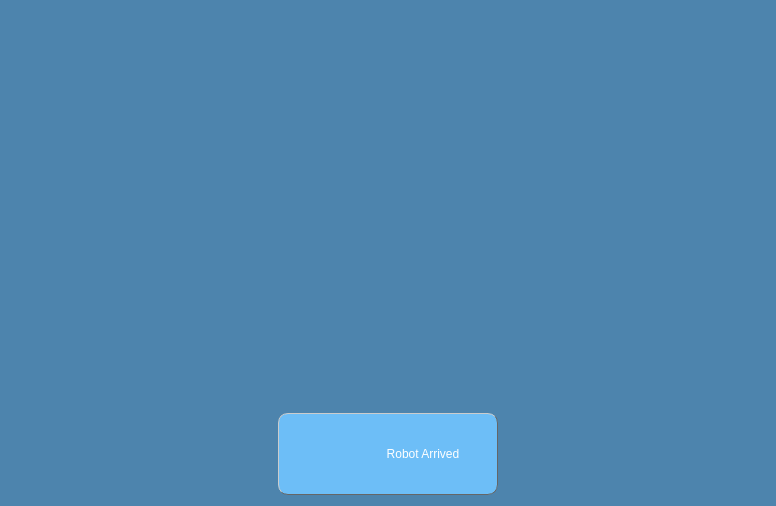
<?xml version="1.0" encoding="UTF-8"?>
<ui version="4.0">
 <class>Dialog</class>
 <widget class="QDialog" name="Dialog">
  <property name="windowModality">
   <enum>Qt::WindowModal</enum>
  </property>
  <property name="geometry">
   <rect>
    <x>0</x>
    <y>0</y>
    <width>776</width>
    <height>506</height>
   </rect>
  </property>
  <property name="windowTitle">
   <string>Robot Arrived</string>
  </property>
  <property name="styleSheet">
   <string notr="true">background-color:rgb(77, 132,173);
font: 24px &quot;Verdana&quot;;
color:#fff;</string>
  </property>
  <layout class="QVBoxLayout" name="verticalLayout" stretch="1,0">
   <item>
    <widget class="QWidget" name="widget" native="true">
     <property name="styleSheet">
      <string notr="true">image:url(C:/Leon/image/robot.png);</string>
     </property>
    </widget>
   </item>
   <item>
    <layout class="QHBoxLayout" name="horizontalLayout">
     <item>
      <spacer name="horizontalSpacer">
       <property name="orientation">
        <enum>Qt::Horizontal</enum>
       </property>
       <property name="sizeHint" stdset="0">
        <size>
         <width>40</width>
         <height>20</height>
        </size>
       </property>
      </spacer>
     </item>
     <item>
      <widget class="QWidget" name="btnPositionConfirm" native="true">
       <property name="minimumSize">
        <size>
         <width>220</width>
         <height>64</height>
        </size>
       </property>
       <property name="styleSheet">
        <string notr="true">QWidget{
	background-color:rgb(109, 190, 247);
	border-radius:10px;

}

#btnPositionConfirm{
	border-top:1px solid #ccc;
	border-left:1px solid #ccc;
	border-bottom:1px solid #666;
	border-right:1px solid #666;
}</string>
       </property>
       <layout class="QHBoxLayout" name="horizontalLayout_2">
        <item>
         <widget class="QWidget" name="widget_2" native="true">
          <property name="minimumSize">
           <size>
            <width>64</width>
            <height>64</height>
           </size>
          </property>
          <property name="maximumSize">
           <size>
            <width>64</width>
            <height>64</height>
           </size>
          </property>
          <property name="styleSheet">
           <string notr="true">image:url(C:/Leon/image/checkbox.png)</string>
          </property>
         </widget>
        </item>
        <item>
         <widget class="QLabel" name="label">
          <property name="maximumSize">
           <size>
            <width>520</width>
            <height>16777215</height>
           </size>
          </property>
          <property name="text">
           <string>Robot Arrived</string>
          </property>
          <property name="alignment">
           <set>Qt::AlignCenter</set>
          </property>
         </widget>
        </item>
       </layout>
      </widget>
     </item>
     <item>
      <spacer name="horizontalSpacer_2">
       <property name="orientation">
        <enum>Qt::Horizontal</enum>
       </property>
       <property name="sizeHint" stdset="0">
        <size>
         <width>40</width>
         <height>20</height>
        </size>
       </property>
      </spacer>
     </item>
    </layout>
   </item>
  </layout>
 </widget>
 <resources/>
 <connections/>
</ui>
